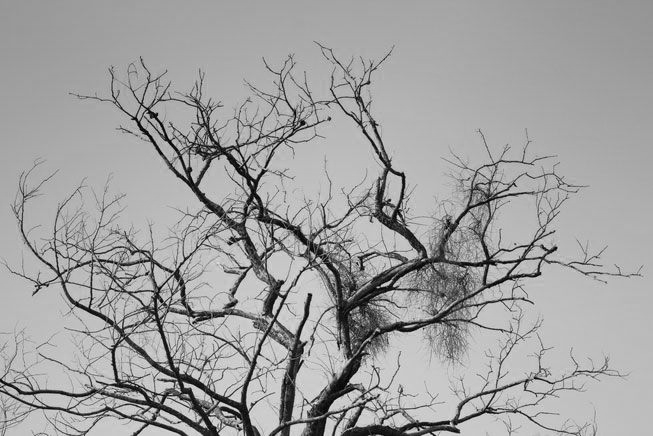
#> input picture dados/tree.tiff, 653 x 436 px, found by its file name
$ jupyter execute --allow-errors '1 - Graylevel Co-Ocurrence Matrix.ipynb'   (older library calls are emulated)
#> lines starting #> are read from the running program, lines starting #| are printed output that depends on the picture
# Graylevel Co-Ocurrence Matrix (GLCM)

## 1.1 Cálculo da matriz GLCM

[cell 1]
import collections

import matplotlib.pyplot as plt
import numpy as np


def glcm(img, shift, num_levels):
    """Calcula a matriz GLCM de uma imagem de entrada img.

    O parâmetro shift indica o deslocamento utilizado para comparar os pixels. Por
    exemplo, shift=(1,2) indica que cada pixel será relacionado com o pixel da linha
    de baixo e duas colunas para a direita. O parâmetro num_levels indica o número de
    níveis de intensidades desejados (tamanho da matriz GLCM)"""
#> called with img = array of shape (4, 4), shift = (0, 1), num_levels = 5

    glcm_matrix = np.zeros((num_levels, num_levels))

    num_rows, num_cols = img.shape
    for row in range(num_rows):
        for col in range(num_cols):
            reference_value = img[row, col]
            row_shift = row+shift[0]
            col_shift = col+shift[1]
            if row_shift>=0 and row_shift<num_rows and \
                        col_shift>=0 and col_shift<num_cols:
                neighbor_value = img[row+shift[0], col+shift[1]]
                glcm_matrix[reference_value, neighbor_value] += 1

    # Normaliza valores da matrix, de forma que a soma seja 1. Com isso,
    # os valores da matrix podem ser entendidos como probabilidades. Mas lembre-se
    # que os valores continuam sendo basicamente uma contagem, só que divididos por
    # um valor constante
    glcm_matrix = glcm_matrix/np.sum(glcm_matrix)

    return glcm_matrix

def glcm_numpy(img, shift, num_levels):
    """Calcula a matriz GLCM de uma imagem de entrada img utilizando funcionalidades
       da bibliotecas numpy.

    O parâmetro shift indica o deslocamento utilizado para comparar os pixels. Por
    exemplo, shift=(1,2) indica que cada pixel será relacionado com o pixel da linha
    de baixo e duas colunas para a direita. O parâmetro num_levels indica o número de
    níveis de intensidades desejados (tamanho da matriz GLCM)"""

    num_rows, num_cols = img.shape

    # Cria arrays contendo os índices de todos os pontos da imagem, e
    # também arrays com os índices dos pontos transladados
    rr, cc = np.meshgrid(range(num_rows), range(num_cols), indexing="ij")
    rr = rr.flatten()
    cc = cc.flatten()
    rr_shift = rr + shift[0]
    cc_shift = cc + shift[1]

    # Mantém apenas índices que estão dentro da imagem
    valid_indices = np.nonzero((rr_shift>=0) & (rr_shift<num_rows) \
                               & (cc_shift>0) & (cc_shift<num_cols))
    rr = rr[valid_indices]
    cc = cc[valid_indices]
    rr_shift = rr_shift[valid_indices]
    cc_shift = cc_shift[valid_indices]

    # Valores da imagem em cada índice
    reference_values = img[rr, cc]
    neighbor_values = img[rr_shift, cc_shift]

    # Conta o número de ocorrências de cada tupla (x, y), onde
    # x é o valor do pixel referência e y o valor do pixel vizinho
    counter = collections.Counter(zip(reference_values, neighbor_values))

    # Separa os itens do contador. keys possui as tuplas (x, y) contendo
    # os pares de níveis de intensidade e values possui a contagem
    keys, values = zip(*counter.items())

    glcm_matrix = np.zeros((num_levels, num_levels))

    # Separa as tuplas em duas listas contendo linhas e colunas
    rows, cols = zip(*keys)
    glcm_matrix[rows, cols] = values
    glcm_matrix = glcm_matrix/np.sum(glcm_matrix)

    return glcm_matrix

## 1.2 Testes de cálculo da matriz GLCM

[cell 2]
img = np.array([[0, 1, 1, 4],
                [3, 2, 2, 1],
                [3, 2, 3, 2],
                [4, 2, 1, 1]])
glcm_mat = glcm(img, (0, 1), 5)
glcm_mat_np = glcm_numpy(img, (0, 1), 5)

print(glcm_mat)
print(glcm_mat_np)
# Imprime matriz não normalizada:
print(glcm_mat*(4*3))

#> (a cell that did not finish here is left out)

Note que os únicos valores não nulos da matriz glcm da imagem checkerboard estão nas posições (0, 255) e (255, 0)

#> (a cell that did not finish here is left out)

[cell 5]
img = plt.imread("../../dados/textures/tree.tiff")
#> img is the input picture: shape (436, 653); min 0, max 238, mean 160.6
glcm_tree = glcm(img, (0, 1), 256)
#> call 2 of glcm, with shift = (0, 1), num_levels = 256
#> after the loop in glcm (call 2), `for row in range(num_rows):`:
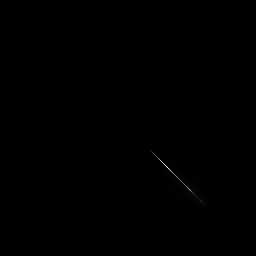
#> glcm_matrix: shape (256, 256) float64; min 0, max 4458, mean 4.3; drawn with min black and max white

plt.figure(figsize=[10,5])
plt.subplot(1, 2, 1)
plt.imshow(img, "gray")
plt.subplot(1, 2, 2)
plt.imshow(glcm_tree, "gray")
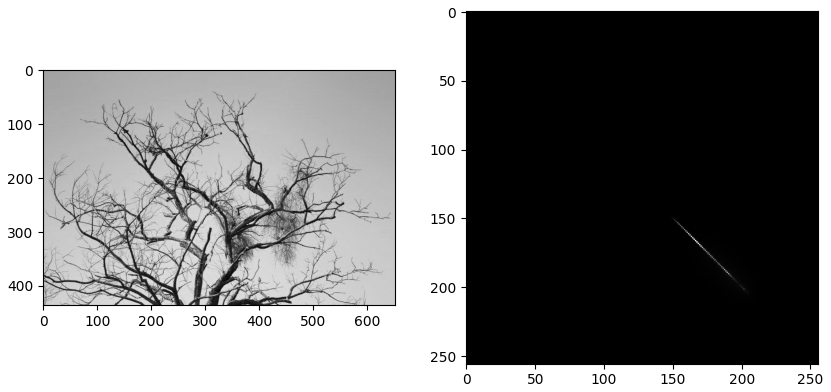
#> figure drawn by matplotlib, 2 panels

## 2. Cálculo de propriedades da GLCM

[cell 6]
def glcm_properties(glcm_mat):
    """Calcula algumas propriedades da matriz GLCM de entrada glcm_mat"""

    num_rows, num_cols = glcm_mat.shape

    contrast = 0
    uniformity = 0
    homogeneity = 0
    entropy = 0
    for row in range(num_rows):
        for col in range(num_cols):
            contrast += (row-col)**2*glcm_mat[row, col]
            uniformity += glcm_mat[row, col]**2
            homogeneity += (glcm_mat[row, col]/(1+abs(row-col)))

            if glcm_mat[row, col]!=0:
                entropy += glcm_mat[row, col]*np.log2(glcm_mat[row, col])
    entropy *= -1

    return contrast, uniformity, homogeneity, entropy

#> (the rest of this cell did not finish here and is left out)

#### Cálculo da matriz GLCM dada uma distância (escala) e um ângulo

[cell 7]
def glcm_from_dist_and_angle(img, dist, angle, num_levels):
    """Calcula a matriz GLCM utilizando como parâmetro a distância
       ao pixel de referência e o ângulo de comparação. Esses dois
       parâmetros são utilizados para definir o deslocamente (shift)
       e chamar a função GLCM"""

    col = dist*np.cos(angle)
    row = -dist*np.sin(angle)
    col = int(np.round(col))
    row = int(np.round(row))

    shift = (row, col)
    glcm_mat = glcm(img, shift, num_levels)

    return glcm_mat

[cell 8]
from skimage import feature

glcms = feature.graycomatrix(
    img.copy(),
    # Distâncias utilizadas para comparar os pixels
    [2, 4, 8, 16],
    # Ângulos utilizados para comparar os pixels
    [0, np.pi/4, np.pi/2, 3*np.pi/4],
    # Normaliza a matriz de forma que a soma seja 1
    normed=True
    )

print(glcms.shape)
#| (256, 256, 4, 4)

O resultado possui 16 matrices GLCM de tamanho 256x256, cada matriz corresponde a uma combinação de distância e ângulo.

[cell 9]
prop = feature.graycoprops(glcms, prop="contrast")
#> prop = [[1317.3, 997.3, 1427.8, 999.9], [1989.3, 2026.5, 2064.5, 2165.2], [2657, 2564.8, 2607.5, 2728.4], [3212.2, 2980.2, 2865.7, 3074.1]]
print(prop.shape)
#| (4, 4)

$ run again, with dados/cat.tiff copied over dados/tree.tiff
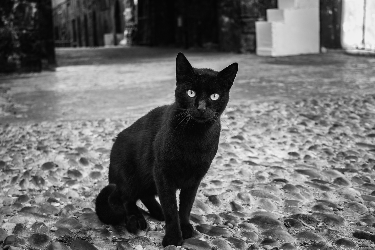
#> input picture dados/cat.tiff, 375 x 250 px, found by its file name
#> img is the input picture: shape (250, 375); min 0, max 243, mean 107.1
#> `[cell 5] img = plt.imread("../../dados/textures/tree.tiff") glcm_tree ..`:
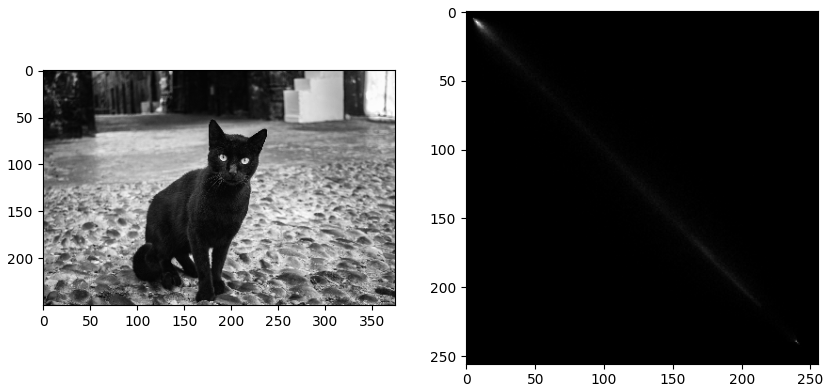
#> figure drawn by matplotlib, 2 panels
#| (256, 256, 4, 4)
#> prop = [[747, 611.2, 991.6, 648.2], [1451.3, 1718.4, 1590.3, 1692.3], [2402.2, 2661.2, 2273.4, 2414.1], [3538.9, 3909.1, 3180.1, 3175.7]]
#| (4, 4)
